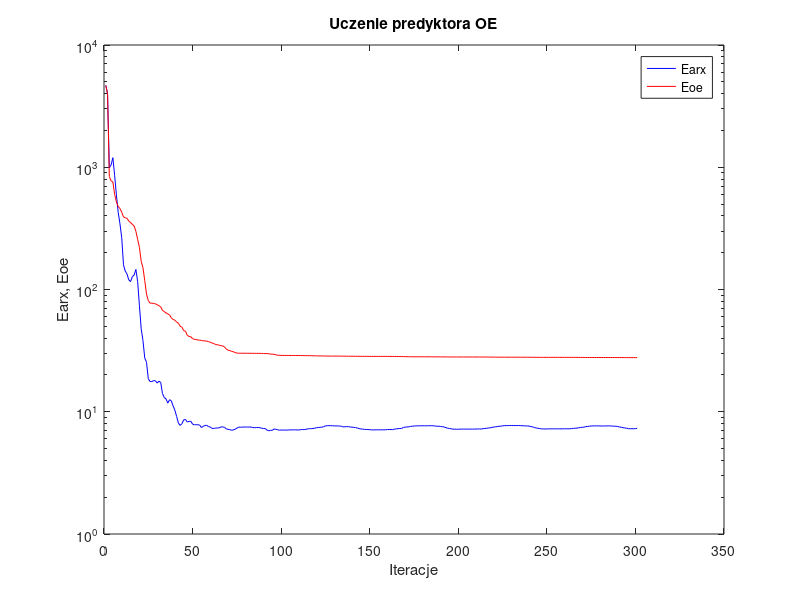
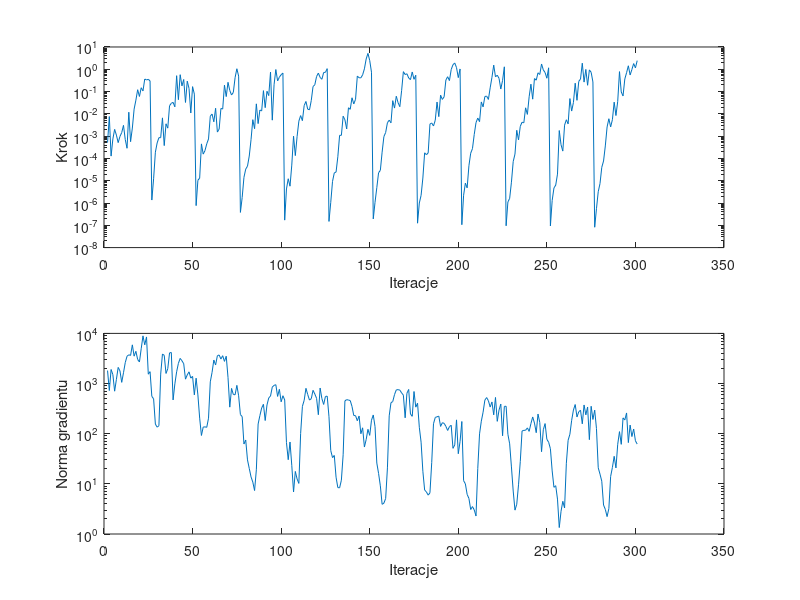

The MATLAB script that drew these images, in order:
%uczenie predyktora oe
clear all;
n=0; farx(n+1)=4.665853e+003; foe(n+1)=4.677540e+003; wspucz(n+1)=0.000000e+000; ng(n+1)=0.000000e+000;
%odnowa zmiennej metryki
n=1; farx(n+1)=4.024334e+003; foe(n+1)=3.987108e+003; krok(n+1)=5.113081e-004; ng(n+1)=1.813951e+003;
n=2; farx(n+1)=9.905605e+002; foe(n+1)=8.394121e+002; krok(n+1)=7.558357e-003; ng(n+1)=7.248714e+002;
n=3; farx(n+1)=1.043583e+003; foe(n+1)=7.735954e+002; krok(n+1)=1.274265e-004; ng(n+1)=1.906503e+003;
n=4; farx(n+1)=1.197922e+003; foe(n+1)=7.586368e+002; krok(n+1)=7.432430e-004; ng(n+1)=1.506579e+003;
n=5; farx(n+1)=8.583979e+002; foe(n+1)=5.996686e+002; krok(n+1)=2.011815e-003; ng(n+1)=7.039803e+002;
n=6; farx(n+1)=5.941880e+002; foe(n+1)=5.201514e+002; krok(n+1)=1.111417e-003; ng(n+1)=1.211380e+003;
n=7; farx(n+1)=4.286016e+002; foe(n+1)=4.788254e+002; krok(n+1)=5.126539e-004; ng(n+1)=2.098539e+003;
n=8; farx(n+1)=3.451916e+002; foe(n+1)=4.598329e+002; krok(n+1)=9.671447e-004; ng(n+1)=1.790612e+003;
n=9; farx(n+1)=2.653030e+002; foe(n+1)=4.284017e+002; krok(n+1)=1.442683e-003; ng(n+1)=1.056182e+003;
n=10; farx(n+1)=1.590490e+002; foe(n+1)=3.924425e+002; krok(n+1)=3.049962e-003; ng(n+1)=1.642995e+003;
n=11; farx(n+1)=1.413460e+002; foe(n+1)=3.857971e+002; krok(n+1)=7.046696e-004; ng(n+1)=2.620436e+003;
n=12; farx(n+1)=1.338564e+002; foe(n+1)=3.825189e+002; krok(n+1)=2.859446e-004; ng(n+1)=3.506549e+003;
n=13; farx(n+1)=1.197352e+002; foe(n+1)=3.622053e+002; krok(n+1)=1.184956e-002; ng(n+1)=3.743054e+003;
n=14; farx(n+1)=1.161094e+002; foe(n+1)=3.527766e+002; krok(n+1)=5.643882e-004; ng(n+1)=3.638174e+003;
n=15; farx(n+1)=1.276446e+002; foe(n+1)=3.406179e+002; krok(n+1)=2.316999e-003; ng(n+1)=5.911106e+003;
n=16; farx(n+1)=1.310570e+002; foe(n+1)=3.309508e+002; krok(n+1)=1.634950e-002; ng(n+1)=3.517696e+003;
n=17; farx(n+1)=1.459242e+002; foe(n+1)=2.992679e+002; krok(n+1)=4.111242e-002; ng(n+1)=4.392970e+003;
n=18; farx(n+1)=1.158236e+002; foe(n+1)=2.568386e+002; krok(n+1)=1.210679e-001; ng(n+1)=3.016792e+003;
n=19; farx(n+1)=7.370049e+001; foe(n+1)=2.208149e+002; krok(n+1)=6.024636e-002; ng(n+1)=2.689463e+003;
n=20; farx(n+1)=4.768321e+001; foe(n+1)=1.698591e+002; krok(n+1)=1.486329e-001; ng(n+1)=4.949771e+003;
n=21; farx(n+1)=3.814432e+001; foe(n+1)=1.510106e+002; krok(n+1)=1.067078e-001; ng(n+1)=8.928882e+003;
n=22; farx(n+1)=2.753693e+001; foe(n+1)=1.182198e+002; krok(n+1)=3.655615e-001; ng(n+1)=5.913041e+003;
n=23; farx(n+1)=2.537488e+001; foe(n+1)=9.180074e+001; krok(n+1)=3.319551e-001; ng(n+1)=8.500054e+003;
n=24; farx(n+1)=1.862906e+001; foe(n+1)=8.116001e+001; krok(n+1)=3.550835e-001; ng(n+1)=1.536681e+003;
n=25; farx(n+1)=1.766652e+001; foe(n+1)=7.738685e+001; krok(n+1)=3.005969e-001; ng(n+1)=1.727090e+003;
%odnowa zmiennej metryki
n=26; farx(n+1)=1.765234e+001; foe(n+1)=7.733687e+001; krok(n+1)=1.357816e-006; ng(n+1)=5.542490e+002;
n=27; farx(n+1)=1.798336e+001; foe(n+1)=7.689811e+001; krok(n+1)=1.219587e-005; ng(n+1)=4.963476e+002;
n=28; farx(n+1)=1.792861e+001; foe(n+1)=7.635609e+001; krok(n+1)=1.906434e-004; ng(n+1)=1.553186e+002;
n=29; farx(n+1)=1.718072e+001; foe(n+1)=7.521123e+001; krok(n+1)=4.966995e-004; ng(n+1)=1.349958e+002;
n=30; farx(n+1)=1.776512e+001; foe(n+1)=7.368937e+001; krok(n+1)=8.566255e-004; ng(n+1)=1.441859e+002;
n=31; farx(n+1)=1.740360e+001; foe(n+1)=7.222165e+001; krok(n+1)=8.522871e-004; ng(n+1)=1.543377e+003;
n=32; farx(n+1)=1.411540e+001; foe(n+1)=6.746674e+001; krok(n+1)=6.607631e-003; ng(n+1)=3.882985e+003;
n=33; farx(n+1)=1.306376e+001; foe(n+1)=6.606065e+001; krok(n+1)=3.766475e-004; ng(n+1)=3.652945e+003;
n=34; farx(n+1)=1.274462e+001; foe(n+1)=6.429713e+001; krok(n+1)=3.584297e-003; ng(n+1)=1.589440e+003;
n=35; farx(n+1)=1.176875e+001; foe(n+1)=6.310795e+001; krok(n+1)=2.286608e-003; ng(n+1)=1.979199e+003;
n=36; farx(n+1)=1.254863e+001; foe(n+1)=6.199352e+001; krok(n+1)=2.316852e-002; ng(n+1)=4.085911e+003;
n=37; farx(n+1)=1.227289e+001; foe(n+1)=5.869999e+001; krok(n+1)=2.972664e-002; ng(n+1)=4.162191e+003;
n=38; farx(n+1)=1.116309e+001; foe(n+1)=5.687693e+001; krok(n+1)=3.280985e-002; ng(n+1)=4.713917e+002;
n=39; farx(n+1)=1.029303e+001; foe(n+1)=5.615384e+001; krok(n+1)=2.067140e-002; ng(n+1)=9.861467e+002;
n=40; farx(n+1)=9.154090e+000; foe(n+1)=5.409963e+001; krok(n+1)=5.155493e-001; ng(n+1)=1.715951e+003;
n=41; farx(n+1)=8.084888e+000; foe(n+1)=5.301195e+001; krok(n+1)=4.331299e-002; ng(n+1)=2.531740e+003;
n=42; farx(n+1)=7.729590e+000; foe(n+1)=5.002479e+001; krok(n+1)=5.714745e-001; ng(n+1)=3.174880e+003;
n=43; farx(n+1)=7.983332e+000; foe(n+1)=4.917986e+001; krok(n+1)=1.794664e-001; ng(n+1)=2.850447e+003;
n=44; farx(n+1)=8.592271e+000; foe(n+1)=4.605225e+001; krok(n+1)=3.485301e-001; ng(n+1)=2.481209e+003;
n=45; farx(n+1)=8.648841e+000; foe(n+1)=4.559015e+001; krok(n+1)=3.245113e-002; ng(n+1)=1.223298e+003;
n=46; farx(n+1)=8.239803e+000; foe(n+1)=4.219214e+001; krok(n+1)=2.935451e-001; ng(n+1)=1.490923e+003;
n=47; farx(n+1)=8.340962e+000; foe(n+1)=4.128890e+001; krok(n+1)=1.383770e-001; ng(n+1)=1.711782e+003;
n=48; farx(n+1)=8.358040e+000; foe(n+1)=4.109039e+001; krok(n+1)=1.091588e-002; ng(n+1)=1.282220e+003;
n=49; farx(n+1)=7.924788e+000; foe(n+1)=3.962596e+001; krok(n+1)=1.664220e-001; ng(n+1)=1.391421e+003;
n=50; farx(n+1)=7.819109e+000; foe(n+1)=3.911494e+001; krok(n+1)=7.689657e-002; ng(n+1)=5.945150e+002;
%odnowa zmiennej metryki
n=51; farx(n+1)=7.832558e+000; foe(n+1)=3.896602e+001; krok(n+1)=7.645508e-007; ng(n+1)=1.279309e+003;
n=52; farx(n+1)=7.834253e+000; foe(n+1)=3.859723e+001; krok(n+1)=1.052881e-005; ng(n+1)=5.940285e+002;
n=53; farx(n+1)=7.779140e+000; foe(n+1)=3.852200e+001; krok(n+1)=1.308609e-005; ng(n+1)=2.043604e+002;
n=54; farx(n+1)=7.436137e+000; foe(n+1)=3.828011e+001; krok(n+1)=4.494798e-004; ng(n+1)=9.221828e+001;
n=55; farx(n+1)=7.587974e+000; foe(n+1)=3.807180e+001; krok(n+1)=1.563635e-004; ng(n+1)=1.354843e+002;
n=56; farx(n+1)=7.723219e+000; foe(n+1)=3.795802e+001; krok(n+1)=2.247378e-004; ng(n+1)=1.370003e+002;
n=57; farx(n+1)=7.749747e+000; foe(n+1)=3.783860e+001; krok(n+1)=4.526501e-004; ng(n+1)=1.340542e+002;
n=58; farx(n+1)=7.561232e+000; foe(n+1)=3.748223e+001; krok(n+1)=7.476124e-004; ng(n+1)=2.038633e+002;
n=59; farx(n+1)=7.506869e+000; foe(n+1)=3.702838e+001; krok(n+1)=7.883344e-003; ng(n+1)=1.082074e+003;
n=60; farx(n+1)=7.308026e+000; foe(n+1)=3.648386e+001; krok(n+1)=9.809382e-003; ng(n+1)=1.669143e+003;
n=61; farx(n+1)=7.307161e+000; foe(n+1)=3.615903e+001; krok(n+1)=4.403244e-003; ng(n+1)=2.941776e+003;
n=62; farx(n+1)=7.360956e+000; foe(n+1)=3.540794e+001; krok(n+1)=1.783149e-002; ng(n+1)=2.343835e+003;
n=63; farx(n+1)=7.354374e+000; foe(n+1)=3.537579e+001; krok(n+1)=1.524981e-003; ng(n+1)=3.592153e+003;
n=64; farx(n+1)=7.387994e+000; foe(n+1)=3.502051e+001; krok(n+1)=2.075244e-003; ng(n+1)=3.710809e+003;
n=65; farx(n+1)=7.511323e+000; foe(n+1)=3.470496e+001; krok(n+1)=1.750226e-002; ng(n+1)=3.084215e+003;
n=66; farx(n+1)=7.517110e+000; foe(n+1)=3.459455e+001; krok(n+1)=1.640492e-002; ng(n+1)=3.590949e+003;
n=67; farx(n+1)=7.468111e+000; foe(n+1)=3.390925e+001; krok(n+1)=1.940886e-001; ng(n+1)=2.766745e+003;
n=68; farx(n+1)=7.244395e+000; foe(n+1)=3.263711e+001; krok(n+1)=5.954236e-002; ng(n+1)=3.506536e+003;
n=69; farx(n+1)=7.179813e+000; foe(n+1)=3.188692e+001; krok(n+1)=2.601807e-001; ng(n+1)=1.324727e+003;
n=70; farx(n+1)=7.146622e+000; foe(n+1)=3.163751e+001; krok(n+1)=1.124683e-001; ng(n+1)=3.384797e+002;
n=71; farx(n+1)=7.050548e+000; foe(n+1)=3.123359e+001; krok(n+1)=6.995615e-002; ng(n+1)=8.000550e+002;
n=72; farx(n+1)=7.102045e+000; foe(n+1)=3.096868e+001; krok(n+1)=9.137743e-002; ng(n+1)=6.053009e+002;
n=73; farx(n+1)=7.191997e+000; foe(n+1)=3.051114e+001; krok(n+1)=4.228884e-001; ng(n+1)=5.967631e+002;
n=74; farx(n+1)=7.343332e+000; foe(n+1)=3.020289e+001; krok(n+1)=1.056270e+000; ng(n+1)=9.202192e+002;
n=75; farx(n+1)=7.479831e+000; foe(n+1)=3.011726e+001; krok(n+1)=4.936410e-001; ng(n+1)=5.701399e+002;
%odnowa zmiennej metryki
n=76; farx(n+1)=7.479693e+000; foe(n+1)=3.011494e+001; krok(n+1)=3.793929e-007; ng(n+1)=2.401606e+002;
n=77; farx(n+1)=7.480815e+000; foe(n+1)=3.010580e+001; krok(n+1)=1.771248e-006; ng(n+1)=2.196797e+002;
n=78; farx(n+1)=7.501151e+000; foe(n+1)=3.010049e+001; krok(n+1)=1.416371e-005; ng(n+1)=6.222483e+001;
n=79; farx(n+1)=7.504628e+000; foe(n+1)=3.008676e+001; krok(n+1)=3.315087e-005; ng(n+1)=7.474291e+001;
n=80; farx(n+1)=7.487435e+000; foe(n+1)=3.008403e+001; krok(n+1)=4.506169e-005; ng(n+1)=3.003312e+001;
n=81; farx(n+1)=7.503654e+000; foe(n+1)=3.008091e+001; krok(n+1)=1.287051e-004; ng(n+1)=2.026783e+001;
n=82; farx(n+1)=7.495552e+000; foe(n+1)=3.007696e+001; krok(n+1)=6.946998e-004; ng(n+1)=1.376101e+001;
n=83; farx(n+1)=7.429968e+000; foe(n+1)=3.005868e+001; krok(n+1)=5.485375e-003; ng(n+1)=1.084751e+001;
n=84; farx(n+1)=7.406013e+000; foe(n+1)=3.005294e+001; krok(n+1)=2.156451e-003; ng(n+1)=7.354237e+000;
n=85; farx(n+1)=7.426169e+000; foe(n+1)=3.003551e+001; krok(n+1)=2.811708e-002; ng(n+1)=1.906934e+001;
n=86; farx(n+1)=7.431505e+000; foe(n+1)=3.003030e+001; krok(n+1)=3.657312e-003; ng(n+1)=1.558643e+002;
n=87; farx(n+1)=7.412049e+000; foe(n+1)=3.002161e+001; krok(n+1)=1.488820e-002; ng(n+1)=2.298238e+002;
n=88; farx(n+1)=7.332981e+000; foe(n+1)=3.001223e+001; krok(n+1)=1.346946e-002; ng(n+1)=3.251693e+002;
n=89; farx(n+1)=7.290424e+000; foe(n+1)=2.993496e+001; krok(n+1)=1.101515e-001; ng(n+1)=3.856813e+002;
n=90; farx(n+1)=7.289687e+000; foe(n+1)=2.992712e+001; krok(n+1)=1.897240e-002; ng(n+1)=1.830830e+002;
n=91; farx(n+1)=7.078191e+000; foe(n+1)=2.988935e+001; krok(n+1)=1.031518e-001; ng(n+1)=3.735198e+002;
n=92; farx(n+1)=6.986404e+000; foe(n+1)=2.985238e+001; krok(n+1)=6.589702e-002; ng(n+1)=5.166992e+002;
n=93; farx(n+1)=7.044505e+000; foe(n+1)=2.960603e+001; krok(n+1)=7.491049e-001; ng(n+1)=5.642459e+002;
n=94; farx(n+1)=7.050191e+000; foe(n+1)=2.959853e+001; krok(n+1)=5.214412e-003; ng(n+1)=8.505766e+002;
n=95; farx(n+1)=7.222274e+000; foe(n+1)=2.949763e+001; krok(n+1)=2.022243e-001; ng(n+1)=9.192392e+002;
n=96; farx(n+1)=7.192152e+000; foe(n+1)=2.917684e+001; krok(n+1)=9.730681e-001; ng(n+1)=9.484404e+002;
n=97; farx(n+1)=7.130654e+000; foe(n+1)=2.906902e+001; krok(n+1)=3.005969e-001; ng(n+1)=5.535903e+002;
n=98; farx(n+1)=7.057321e+000; foe(n+1)=2.893467e+001; krok(n+1)=4.429176e-001; ng(n+1)=7.673667e+002;
n=99; farx(n+1)=7.096327e+000; foe(n+1)=2.890447e+001; krok(n+1)=5.695627e-001; ng(n+1)=4.326376e+002;
n=100; farx(n+1)=7.081931e+000; foe(n+1)=2.887906e+001; krok(n+1)=6.762233e-001; ng(n+1)=5.713888e+002;
%odnowa zmiennej metryki
n=101; farx(n+1)=7.081161e+000; foe(n+1)=2.887427e+001; krok(n+1)=1.708080e-007; ng(n+1)=4.715889e+002;
n=102; farx(n+1)=7.075515e+000; foe(n+1)=2.887198e+001; krok(n+1)=4.273013e-006; ng(n+1)=6.659110e+001;
n=103; farx(n+1)=7.084227e+000; foe(n+1)=2.887095e+001; krok(n+1)=1.225575e-005; ng(n+1)=3.031153e+001;
n=104; farx(n+1)=7.108570e+000; foe(n+1)=2.886843e+001; krok(n+1)=5.685733e-006; ng(n+1)=6.824129e+001;
n=105; farx(n+1)=7.108499e+000; foe(n+1)=2.886595e+001; krok(n+1)=5.019773e-005; ng(n+1)=2.342667e+001;
n=106; farx(n+1)=7.106659e+000; foe(n+1)=2.886282e+001; krok(n+1)=9.975011e-004; ng(n+1)=6.887674e+000;
n=107; farx(n+1)=7.111055e+000; foe(n+1)=2.886036e+001; krok(n+1)=1.340733e-004; ng(n+1)=1.768654e+001;
n=108; farx(n+1)=7.100232e+000; foe(n+1)=2.885496e+001; krok(n+1)=9.584745e-004; ng(n+1)=1.251539e+001;
n=109; farx(n+1)=7.089179e+000; foe(n+1)=2.883471e+001; krok(n+1)=4.708571e-003; ng(n+1)=1.020472e+001;
n=110; farx(n+1)=7.136519e+000; foe(n+1)=2.882022e+001; krok(n+1)=8.346822e-003; ng(n+1)=1.011209e+002;
n=111; farx(n+1)=7.154929e+000; foe(n+1)=2.881640e+001; krok(n+1)=4.952046e-003; ng(n+1)=3.514365e+002;
n=112; farx(n+1)=7.142387e+000; foe(n+1)=2.880241e+001; krok(n+1)=2.366211e-002; ng(n+1)=4.634241e+002;
n=113; farx(n+1)=7.181804e+000; foe(n+1)=2.877619e+001; krok(n+1)=3.595477e-002; ng(n+1)=8.035677e+002;
n=114; farx(n+1)=7.247129e+000; foe(n+1)=2.876638e+001; krok(n+1)=1.617035e-002; ng(n+1)=6.041848e+002;
n=115; farx(n+1)=7.263274e+000; foe(n+1)=2.875538e+001; krok(n+1)=1.522640e-002; ng(n+1)=4.682184e+002;
n=116; farx(n+1)=7.276697e+000; foe(n+1)=2.874368e+001; krok(n+1)=3.955518e-002; ng(n+1)=4.978608e+002;
n=117; farx(n+1)=7.294626e+000; foe(n+1)=2.870899e+001; krok(n+1)=1.677703e-001; ng(n+1)=7.327075e+002;
n=118; farx(n+1)=7.343933e+000; foe(n+1)=2.868220e+001; krok(n+1)=2.012417e-001; ng(n+1)=6.192477e+002;
n=119; farx(n+1)=7.407868e+000; foe(n+1)=2.864996e+001; krok(n+1)=4.747686e-001; ng(n+1)=5.079424e+002;
n=120; farx(n+1)=7.436548e+000; foe(n+1)=2.863322e+001; krok(n+1)=6.744582e-001; ng(n+1)=2.390721e+002;
n=121; farx(n+1)=7.453077e+000; foe(n+1)=2.862117e+001; krok(n+1)=4.321320e-001; ng(n+1)=8.140160e+002;
n=122; farx(n+1)=7.486228e+000; foe(n+1)=2.861138e+001; krok(n+1)=3.556863e-001; ng(n+1)=5.012216e+002;
n=123; farx(n+1)=7.546608e+000; foe(n+1)=2.859679e+001; krok(n+1)=7.178655e-001; ng(n+1)=3.829338e+002;
n=124; farx(n+1)=7.663105e+000; foe(n+1)=2.857459e+001; krok(n+1)=7.294970e-001; ng(n+1)=5.519848e+002;
n=125; farx(n+1)=7.689948e+000; foe(n+1)=2.853897e+001; krok(n+1)=1.065517e+000; ng(n+1)=5.610659e+002;
%odnowa zmiennej metryki
n=126; farx(n+1)=7.690298e+000; foe(n+1)=2.853818e+001; krok(n+1)=1.494425e-007; ng(n+1)=2.180646e+002;
n=127; farx(n+1)=7.691019e+000; foe(n+1)=2.853791e+001; krok(n+1)=1.067446e-006; ng(n+1)=4.622695e+001;
n=128; farx(n+1)=7.691355e+000; foe(n+1)=2.853683e+001; krok(n+1)=9.309975e-006; ng(n+1)=3.334312e+001;
n=129; farx(n+1)=7.656282e+000; foe(n+1)=2.853236e+001; krok(n+1)=2.254192e-005; ng(n+1)=3.680917e+001;
n=130; farx(n+1)=7.661102e+000; foe(n+1)=2.853200e+001; krok(n+1)=2.444110e-005; ng(n+1)=1.356660e+001;
n=131; farx(n+1)=7.655292e+000; foe(n+1)=2.853136e+001; krok(n+1)=1.191612e-004; ng(n+1)=8.414530e+000;
n=132; farx(n+1)=7.639266e+000; foe(n+1)=2.852626e+001; krok(n+1)=1.088038e-003; ng(n+1)=8.340317e+000;
n=133; farx(n+1)=7.611074e+000; foe(n+1)=2.851670e+001; krok(n+1)=1.088038e-003; ng(n+1)=1.183030e+001;
n=134; farx(n+1)=7.511355e+000; foe(n+1)=2.848806e+001; krok(n+1)=7.859971e-003; ng(n+1)=3.805421e+001;
n=135; farx(n+1)=7.539668e+000; foe(n+1)=2.847912e+001; krok(n+1)=5.414124e-003; ng(n+1)=4.518923e+002;
n=136; farx(n+1)=7.551266e+000; foe(n+1)=2.847674e+001; krok(n+1)=2.100547e-003; ng(n+1)=4.776242e+002;
n=137; farx(n+1)=7.558245e+000; foe(n+1)=2.847115e+001; krok(n+1)=1.877194e-002; ng(n+1)=4.686531e+002;
n=138; farx(n+1)=7.503372e+000; foe(n+1)=2.846259e+001; krok(n+1)=1.600678e-002; ng(n+1)=4.580781e+002;
n=139; farx(n+1)=7.481163e+000; foe(n+1)=2.844374e+001; krok(n+1)=5.266571e-002; ng(n+1)=3.492548e+002;
n=140; farx(n+1)=7.450346e+000; foe(n+1)=2.843484e+001; krok(n+1)=2.788482e-002; ng(n+1)=2.306772e+002;
n=141; farx(n+1)=7.419163e+000; foe(n+1)=2.843010e+001; krok(n+1)=4.502187e-002; ng(n+1)=2.288276e+002;
n=142; farx(n+1)=7.363298e+000; foe(n+1)=2.841679e+001; krok(n+1)=4.938403e-001; ng(n+1)=1.813491e+002;
n=143; farx(n+1)=7.282366e+000; foe(n+1)=2.840194e+001; krok(n+1)=4.164005e-001; ng(n+1)=2.249503e+002;
n=144; farx(n+1)=7.234547e+000; foe(n+1)=2.839227e+001; krok(n+1)=4.126070e-001; ng(n+1)=9.987203e+001;
n=145; farx(n+1)=7.202745e+000; foe(n+1)=2.838977e+001; krok(n+1)=5.636152e-001; ng(n+1)=1.310574e+002;
n=146; farx(n+1)=7.180525e+000; foe(n+1)=2.838811e+001; krok(n+1)=1.045307e+000; ng(n+1)=5.424203e+001;
n=147; farx(n+1)=7.160855e+000; foe(n+1)=2.838650e+001; krok(n+1)=2.909207e+000; ng(n+1)=7.649594e+001;
n=148; farx(n+1)=7.155223e+000; foe(n+1)=2.838216e+001; krok(n+1)=5.159582e+000; ng(n+1)=1.222630e+002;
n=149; farx(n+1)=7.135654e+000; foe(n+1)=2.837348e+001; krok(n+1)=2.472812e+000; ng(n+1)=9.258503e+001;
n=150; farx(n+1)=7.108548e+000; foe(n+1)=2.836925e+001; krok(n+1)=7.386536e-001; ng(n+1)=1.858538e+002;
%odnowa zmiennej metryki
n=151; farx(n+1)=7.108448e+000; foe(n+1)=2.836807e+001; krok(n+1)=1.938318e-007; ng(n+1)=2.364945e+002;
n=152; farx(n+1)=7.110455e+000; foe(n+1)=2.836563e+001; krok(n+1)=1.079046e-006; ng(n+1)=1.384670e+002;
n=153; farx(n+1)=7.114677e+000; foe(n+1)=2.836531e+001; krok(n+1)=4.886358e-006; ng(n+1)=2.604671e+001;
n=154; farx(n+1)=7.118043e+000; foe(n+1)=2.836473e+001; krok(n+1)=2.282707e-005; ng(n+1)=1.613862e+001;
n=155; farx(n+1)=7.112317e+000; foe(n+1)=2.836448e+001; krok(n+1)=2.921834e-005; ng(n+1)=9.120367e+000;
n=156; farx(n+1)=7.117152e+000; foe(n+1)=2.836428e+001; krok(n+1)=1.910401e-004; ng(n+1)=3.904708e+000;
n=157; farx(n+1)=7.112432e+000; foe(n+1)=2.836317e+001; krok(n+1)=9.540187e-004; ng(n+1)=4.129239e+000;
n=158; farx(n+1)=7.124494e+000; foe(n+1)=2.836011e+001; krok(n+1)=1.463096e-003; ng(n+1)=5.116919e+000;
n=159; farx(n+1)=7.145031e+000; foe(n+1)=2.835065e+001; krok(n+1)=4.008930e-003; ng(n+1)=2.083677e+001;
n=160; farx(n+1)=7.157804e+000; foe(n+1)=2.834617e+001; krok(n+1)=5.214412e-003; ng(n+1)=2.272789e+002;
n=161; farx(n+1)=7.153166e+000; foe(n+1)=2.834512e+001; krok(n+1)=3.966104e-003; ng(n+1)=4.157810e+002;
n=162; farx(n+1)=7.139815e+000; foe(n+1)=2.834122e+001; krok(n+1)=3.911298e-002; ng(n+1)=4.368799e+002;
n=163; farx(n+1)=7.206229e+000; foe(n+1)=2.833446e+001; krok(n+1)=1.815661e-002; ng(n+1)=6.026735e+002;
n=164; farx(n+1)=7.247420e+000; foe(n+1)=2.831347e+001; krok(n+1)=6.170195e-002; ng(n+1)=7.476012e+002;
n=165; farx(n+1)=7.273694e+000; foe(n+1)=2.830511e+001; krok(n+1)=3.172883e-002; ng(n+1)=7.565133e+002;
n=166; farx(n+1)=7.300399e+000; foe(n+1)=2.829862e+001; krok(n+1)=2.096657e-002; ng(n+1)=7.382507e+002;
n=167; farx(n+1)=7.299543e+000; foe(n+1)=2.828383e+001; krok(n+1)=1.093143e-001; ng(n+1)=6.524405e+002;
n=168; farx(n+1)=7.441909e+000; foe(n+1)=2.825331e+001; krok(n+1)=7.832156e-001; ng(n+1)=5.858900e+002;
n=169; farx(n+1)=7.485168e+000; foe(n+1)=2.823970e+001; krok(n+1)=5.788951e-001; ng(n+1)=2.074692e+002;
n=170; farx(n+1)=7.507902e+000; foe(n+1)=2.821810e+001; krok(n+1)=6.293018e-001; ng(n+1)=6.402346e+002;
n=171; farx(n+1)=7.532689e+000; foe(n+1)=2.820698e+001; krok(n+1)=4.063898e-001; ng(n+1)=7.634683e+002;
n=172; farx(n+1)=7.577100e+000; foe(n+1)=2.819555e+001; krok(n+1)=3.427774e-001; ng(n+1)=2.471349e+002;
n=173; farx(n+1)=7.625084e+000; foe(n+1)=2.817614e+001; krok(n+1)=7.571530e-001; ng(n+1)=2.222341e+002;
n=174; farx(n+1)=7.637746e+000; foe(n+1)=2.816967e+001; krok(n+1)=3.550835e-001; ng(n+1)=6.941484e+002;
n=175; farx(n+1)=7.666878e+000; foe(n+1)=2.816116e+001; krok(n+1)=5.403833e-001; ng(n+1)=3.384441e+002;
%odnowa zmiennej metryki
n=176; farx(n+1)=7.667470e+000; foe(n+1)=2.815868e+001; krok(n+1)=1.244400e-007; ng(n+1)=4.058005e+002;
n=177; farx(n+1)=7.669501e+000; foe(n+1)=2.815687e+001; krok(n+1)=9.998608e-007; ng(n+1)=1.341702e+002;
n=178; farx(n+1)=7.678116e+000; foe(n+1)=2.815579e+001; krok(n+1)=2.207467e-006; ng(n+1)=6.775756e+001;
n=179; farx(n+1)=7.684484e+000; foe(n+1)=2.815541e+001; krok(n+1)=1.321254e-005; ng(n+1)=1.783247e+001;
n=180; farx(n+1)=7.677358e+000; foe(n+1)=2.815447e+001; krok(n+1)=1.784716e-004; ng(n+1)=7.542847e+000;
n=181; farx(n+1)=7.673702e+000; foe(n+1)=2.815388e+001; krok(n+1)=1.464903e-004; ng(n+1)=6.900505e+000;
n=182; farx(n+1)=7.681275e+000; foe(n+1)=2.815351e+001; krok(n+1)=1.767236e-004; ng(n+1)=5.956993e+000;
n=183; farx(n+1)=7.689051e+000; foe(n+1)=2.814496e+001; krok(n+1)=3.473809e-003; ng(n+1)=6.623888e+000;
n=184; farx(n+1)=7.689714e+000; foe(n+1)=2.813433e+001; krok(n+1)=3.910756e-003; ng(n+1)=2.648525e+001;
n=185; farx(n+1)=7.676409e+000; foe(n+1)=2.813077e+001; krok(n+1)=2.849598e-003; ng(n+1)=1.579989e+002;
n=186; farx(n+1)=7.642090e+000; foe(n+1)=2.812878e+001; krok(n+1)=5.173682e-003; ng(n+1)=2.109145e+002;
n=187; farx(n+1)=7.610880e+000; foe(n+1)=2.812540e+001; krok(n+1)=3.389322e-002; ng(n+1)=2.173033e+002;
n=188; farx(n+1)=7.619067e+000; foe(n+1)=2.812318e+001; krok(n+1)=7.505960e-003; ng(n+1)=2.240506e+002;
n=189; farx(n+1)=7.577188e+000; foe(n+1)=2.811625e+001; krok(n+1)=6.899709e-002; ng(n+1)=1.397116e+002;
n=190; farx(n+1)=7.545089e+000; foe(n+1)=2.810494e+001; krok(n+1)=4.438543e-002; ng(n+1)=1.656815e+002;
n=191; farx(n+1)=7.508270e+000; foe(n+1)=2.810166e+001; krok(n+1)=5.801457e-002; ng(n+1)=1.610264e+002;
n=192; farx(n+1)=7.415087e+000; foe(n+1)=2.808983e+001; krok(n+1)=3.307424e-001; ng(n+1)=1.400661e+002;
n=193; farx(n+1)=7.326541e+000; foe(n+1)=2.807885e+001; krok(n+1)=4.635137e-001; ng(n+1)=1.160388e+002;
n=194; farx(n+1)=7.294219e+000; foe(n+1)=2.807304e+001; krok(n+1)=3.103642e-001; ng(n+1)=1.382057e+002;
n=195; farx(n+1)=7.262688e+000; foe(n+1)=2.806785e+001; krok(n+1)=9.775646e-001; ng(n+1)=1.473469e+002;
n=196; farx(n+1)=7.196050e+000; foe(n+1)=2.806320e+001; krok(n+1)=1.601772e+000; ng(n+1)=5.105897e+001;
n=197; farx(n+1)=7.211953e+000; foe(n+1)=2.805854e+001; krok(n+1)=1.914853e+000; ng(n+1)=5.985344e+001;
n=198; farx(n+1)=7.194080e+000; foe(n+1)=2.805544e+001; krok(n+1)=1.189931e+000; ng(n+1)=1.886377e+002;
n=199; farx(n+1)=7.189797e+000; foe(n+1)=2.805390e+001; krok(n+1)=4.228884e-001; ng(n+1)=3.989762e+001;
n=200; farx(n+1)=7.214368e+000; foe(n+1)=2.805133e+001; krok(n+1)=1.033731e+000; ng(n+1)=7.020124e+001;
%odnowa zmiennej metryki
n=201; farx(n+1)=7.214147e+000; foe(n+1)=2.805093e+001; krok(n+1)=1.062719e-007; ng(n+1)=1.750927e+002;
n=202; farx(n+1)=7.213661e+000; foe(n+1)=2.805090e+001; krok(n+1)=2.233942e-006; ng(n+1)=1.157941e+001;
n=203; farx(n+1)=7.211309e+000; foe(n+1)=2.805083e+001; krok(n+1)=7.792977e-006; ng(n+1)=9.994969e+000;
n=204; farx(n+1)=7.209819e+000; foe(n+1)=2.805081e+001; krok(n+1)=4.789737e-006; ng(n+1)=6.156887e+000;
n=205; farx(n+1)=7.210889e+000; foe(n+1)=2.805071e+001; krok(n+1)=4.705554e-005; ng(n+1)=5.124106e+000;
n=206; farx(n+1)=7.214323e+000; foe(n+1)=2.805056e+001; krok(n+1)=1.714180e-004; ng(n+1)=3.077417e+000;
n=207; farx(n+1)=7.210116e+000; foe(n+1)=2.805025e+001; krok(n+1)=2.752027e-004; ng(n+1)=3.520779e+000;
n=208; farx(n+1)=7.217380e+000; foe(n+1)=2.804932e+001; krok(n+1)=1.186919e-003; ng(n+1)=3.026460e+000;
n=209; farx(n+1)=7.223018e+000; foe(n+1)=2.804766e+001; krok(n+1)=4.038010e-003; ng(n+1)=2.283838e+000;
n=210; farx(n+1)=7.229252e+000; foe(n+1)=2.804503e+001; krok(n+1)=6.480489e-003; ng(n+1)=2.036977e+001;
n=211; farx(n+1)=7.236664e+000; foe(n+1)=2.804337e+001; krok(n+1)=4.473296e-003; ng(n+1)=9.931361e+001;
n=212; farx(n+1)=7.221634e+000; foe(n+1)=2.804190e+001; krok(n+1)=3.426151e-002; ng(n+1)=1.778210e+002;
n=213; farx(n+1)=7.271053e+000; foe(n+1)=2.803835e+001; krok(n+1)=2.054980e-002; ng(n+1)=2.682588e+002;
n=214; farx(n+1)=7.296459e+000; foe(n+1)=2.803341e+001; krok(n+1)=5.983917e-002; ng(n+1)=4.672767e+002;
n=215; farx(n+1)=7.326483e+000; foe(n+1)=2.802212e+001; krok(n+1)=6.252611e-002; ng(n+1)=5.253899e+002;
n=216; farx(n+1)=7.360105e+000; foe(n+1)=2.801799e+001; krok(n+1)=4.438543e-002; ng(n+1)=4.537112e+002;
n=217; farx(n+1)=7.388659e+000; foe(n+1)=2.800549e+001; krok(n+1)=1.471339e-001; ng(n+1)=3.398925e+002;
n=218; farx(n+1)=7.437905e+000; foe(n+1)=2.799133e+001; krok(n+1)=4.352152e-001; ng(n+1)=4.297808e+002;
n=219; farx(n+1)=7.507131e+000; foe(n+1)=2.797655e+001; krok(n+1)=1.535939e+000; ng(n+1)=2.378973e+002;
n=220; farx(n+1)=7.525186e+000; foe(n+1)=2.796622e+001; krok(n+1)=4.572701e-001; ng(n+1)=5.283843e+002;
n=221; farx(n+1)=7.567386e+000; foe(n+1)=2.795898e+001; krok(n+1)=5.422916e-001; ng(n+1)=1.763618e+002;
n=222; farx(n+1)=7.603427e+000; foe(n+1)=2.795374e+001; krok(n+1)=3.923690e-001; ng(n+1)=2.967922e+002;
n=223; farx(n+1)=7.634433e+000; foe(n+1)=2.794961e+001; krok(n+1)=1.300618e-001; ng(n+1)=3.899200e+002;
n=224; farx(n+1)=7.654162e+000; foe(n+1)=2.794634e+001; krok(n+1)=3.160606e-001; ng(n+1)=9.097236e+001;
n=225; farx(n+1)=7.702023e+000; foe(n+1)=2.793718e+001; krok(n+1)=1.289896e+000; ng(n+1)=3.500934e+002;
%odnowa zmiennej metryki
n=226; farx(n+1)=7.702523e+000; foe(n+1)=2.793582e+001; krok(n+1)=9.529678e-008; ng(n+1)=3.530161e+002;
n=227; farx(n+1)=7.705202e+000; foe(n+1)=2.793465e+001; krok(n+1)=1.110414e-006; ng(n+1)=9.735570e+001;
n=228; farx(n+1)=7.712655e+000; foe(n+1)=2.793391e+001; krok(n+1)=1.623756e-006; ng(n+1)=6.276620e+001;
n=229; farx(n+1)=7.718078e+000; foe(n+1)=2.793347e+001; krok(n+1)=8.600086e-006; ng(n+1)=2.174693e+001;
n=230; farx(n+1)=7.708069e+000; foe(n+1)=2.793303e+001; krok(n+1)=7.257464e-005; ng(n+1)=7.182031e+000;
n=231; farx(n+1)=7.709567e+000; foe(n+1)=2.793293e+001; krok(n+1)=1.562643e-004; ng(n+1)=2.991415e+000;
n=232; farx(n+1)=7.708576e+000; foe(n+1)=2.793062e+001; krok(n+1)=1.830478e-003; ng(n+1)=3.918812e+000;
n=233; farx(n+1)=7.714425e+000; foe(n+1)=2.792812e+001; krok(n+1)=6.767654e-004; ng(n+1)=9.563503e+000;
n=234; farx(n+1)=7.704910e+000; foe(n+1)=2.792253e+001; krok(n+1)=2.774090e-003; ng(n+1)=2.807009e+001;
n=235; farx(n+1)=7.690168e+000; foe(n+1)=2.792058e+001; krok(n+1)=4.213325e-003; ng(n+1)=1.131410e+002;
n=236; farx(n+1)=7.681819e+000; foe(n+1)=2.792004e+001; krok(n+1)=3.966104e-003; ng(n+1)=1.165222e+002;
n=237; farx(n+1)=7.648613e+000; foe(n+1)=2.791856e+001; krok(n+1)=1.865271e-002; ng(n+1)=1.172033e+002;
n=238; farx(n+1)=7.658841e+000; foe(n+1)=2.791716e+001; krok(n+1)=9.454744e-003; ng(n+1)=1.305640e+002;
n=239; farx(n+1)=7.633958e+000; foe(n+1)=2.791486e+001; krok(n+1)=5.857529e-002; ng(n+1)=1.113838e+002;
n=240; farx(n+1)=7.565222e+000; foe(n+1)=2.789832e+001; krok(n+1)=2.144024e-001; ng(n+1)=1.590430e+002;
n=241; farx(n+1)=7.515668e+000; foe(n+1)=2.789392e+001; krok(n+1)=4.560093e-002; ng(n+1)=2.157607e+002;
n=242; farx(n+1)=7.429647e+000; foe(n+1)=2.788372e+001; krok(n+1)=3.839848e-001; ng(n+1)=1.629928e+002;
n=243; farx(n+1)=7.362501e+000; foe(n+1)=2.787699e+001; krok(n+1)=3.240219e-001; ng(n+1)=1.047633e+002;
n=244; farx(n+1)=7.322531e+000; foe(n+1)=2.787027e+001; krok(n+1)=6.954939e-001; ng(n+1)=2.465144e+002;
n=245; farx(n+1)=7.294502e+000; foe(n+1)=2.786550e+001; krok(n+1)=5.824576e-001; ng(n+1)=1.672805e+002;
n=246; farx(n+1)=7.234695e+000; foe(n+1)=2.785949e+001; krok(n+1)=1.727068e+000; ng(n+1)=4.375073e+001;
n=247; farx(n+1)=7.243124e+000; foe(n+1)=2.785692e+001; krok(n+1)=9.372047e-001; ng(n+1)=1.201877e+002;
n=248; farx(n+1)=7.229896e+000; foe(n+1)=2.785562e+001; krok(n+1)=7.113726e-001; ng(n+1)=1.591994e+002;
n=249; farx(n+1)=7.231877e+000; foe(n+1)=2.785478e+001; krok(n+1)=3.963765e-001; ng(n+1)=7.727353e+001;
n=250; farx(n+1)=7.247324e+000; foe(n+1)=2.785347e+001; krok(n+1)=1.164353e+000; ng(n+1)=6.760785e+001;
%odnowa zmiennej metryki
n=251; farx(n+1)=7.247305e+000; foe(n+1)=2.785344e+001; krok(n+1)=9.384149e-008; ng(n+1)=5.015920e+001;
n=252; farx(n+1)=7.247813e+000; foe(n+1)=2.785340e+001; krok(n+1)=1.302477e-006; ng(n+1)=1.809697e+001;
n=253; farx(n+1)=7.249598e+000; foe(n+1)=2.785335e+001; krok(n+1)=4.725500e-006; ng(n+1)=8.528933e+000;
n=254; farx(n+1)=7.249635e+000; foe(n+1)=2.785329e+001; krok(n+1)=6.370154e-006; ng(n+1)=9.187824e+000;
n=255; farx(n+1)=7.246302e+000; foe(n+1)=2.785324e+001; krok(n+1)=1.977673e-005; ng(n+1)=4.965715e+000;
n=256; farx(n+1)=7.247197e+000; foe(n+1)=2.785294e+001; krok(n+1)=1.786250e-003; ng(n+1)=1.344383e+000;
n=257; farx(n+1)=7.245901e+000; foe(n+1)=2.785264e+001; krok(n+1)=4.129769e-004; ng(n+1)=2.834431e+000;
n=258; farx(n+1)=7.251901e+000; foe(n+1)=2.785230e+001; krok(n+1)=2.135248e-004; ng(n+1)=4.489742e+000;
n=259; farx(n+1)=7.254819e+000; foe(n+1)=2.785108e+001; krok(n+1)=3.113587e-003; ng(n+1)=3.305682e+000;
n=260; farx(n+1)=7.255294e+000; foe(n+1)=2.784965e+001; krok(n+1)=5.433546e-003; ng(n+1)=2.577168e+001;
n=261; farx(n+1)=7.257768e+000; foe(n+1)=2.784916e+001; krok(n+1)=3.544455e-003; ng(n+1)=7.404834e+001;
n=262; farx(n+1)=7.251351e+000; foe(n+1)=2.784805e+001; krok(n+1)=4.842911e-002; ng(n+1)=9.751283e+001;
n=263; farx(n+1)=7.290192e+000; foe(n+1)=2.784664e+001; krok(n+1)=1.333847e-002; ng(n+1)=1.850176e+002;
n=264; farx(n+1)=7.304359e+000; foe(n+1)=2.784505e+001; krok(n+1)=3.243320e-002; ng(n+1)=2.967409e+002;
n=265; farx(n+1)=7.342240e+000; foe(n+1)=2.783861e+001; krok(n+1)=2.373843e-001; ng(n+1)=3.817162e+002;
n=266; farx(n+1)=7.337226e+000; foe(n+1)=2.783593e+001; krok(n+1)=4.048730e-002; ng(n+1)=2.156076e+002;
n=267; farx(n+1)=7.399552e+000; foe(n+1)=2.782495e+001; krok(n+1)=2.857373e-001; ng(n+1)=2.731211e+002;
n=268; farx(n+1)=7.439394e+000; foe(n+1)=2.781808e+001; krok(n+1)=3.655097e-001; ng(n+1)=2.943472e+002;
n=269; farx(n+1)=7.467164e+000; foe(n+1)=2.780698e+001; krok(n+1)=1.874409e+000; ng(n+1)=1.574114e+002;
n=270; farx(n+1)=7.476945e+000; foe(n+1)=2.780447e+001; krok(n+1)=2.658374e-001; ng(n+1)=3.739803e+002;
n=271; farx(n+1)=7.570673e+000; foe(n+1)=2.779712e+001; krok(n+1)=9.846165e-001; ng(n+1)=2.375334e+002;
n=272; farx(n+1)=7.581551e+000; foe(n+1)=2.779531e+001; krok(n+1)=1.914145e-001; ng(n+1)=3.405090e+002;
n=273; farx(n+1)=7.617598e+000; foe(n+1)=2.779052e+001; krok(n+1)=9.372047e-001; ng(n+1)=7.608327e+001;
n=274; farx(n+1)=7.649362e+000; foe(n+1)=2.778650e+001; krok(n+1)=7.310195e-001; ng(n+1)=3.523808e+002;
n=275; farx(n+1)=7.663145e+000; foe(n+1)=2.778481e+001; krok(n+1)=2.701916e-001; ng(n+1)=1.922774e+002;
%odnowa zmiennej metryki
n=276; farx(n+1)=7.663109e+000; foe(n+1)=2.778386e+001; krok(n+1)=8.192372e-008; ng(n+1)=2.952516e+002;
n=277; farx(n+1)=7.661093e+000; foe(n+1)=2.778303e+001; krok(n+1)=5.552069e-007; ng(n+1)=1.270835e+002;
n=278; farx(n+1)=7.660838e+000; foe(n+1)=2.778285e+001; krok(n+1)=3.213736e-006; ng(n+1)=2.091893e+001;
n=279; farx(n+1)=7.653318e+000; foe(n+1)=2.778266e+001; krok(n+1)=7.471755e-006; ng(n+1)=1.560568e+001;
n=280; farx(n+1)=7.647682e+000; foe(n+1)=2.778222e+001; krok(n+1)=3.999817e-005; ng(n+1)=1.129609e+001;
n=281; farx(n+1)=7.649268e+000; foe(n+1)=2.778214e+001; krok(n+1)=7.657542e-005; ng(n+1)=3.782752e+000;
n=282; farx(n+1)=7.652065e+000; foe(n+1)=2.778196e+001; krok(n+1)=3.647778e-004; ng(n+1)=3.100005e+000;
n=283; farx(n+1)=7.660719e+000; foe(n+1)=2.778100e+001; krok(n+1)=2.583925e-003; ng(n+1)=2.223415e+000;
n=284; farx(n+1)=7.665406e+000; foe(n+1)=2.777899e+001; krok(n+1)=6.042575e-003; ng(n+1)=3.219985e+000;
n=285; farx(n+1)=7.657141e+000; foe(n+1)=2.777783e+001; krok(n+1)=2.598953e-003; ng(n+1)=1.404843e+001;
n=286; farx(n+1)=7.632947e+000; foe(n+1)=2.777717e+001; krok(n+1)=5.478088e-003; ng(n+1)=2.124995e+001;
n=287; farx(n+1)=7.617874e+000; foe(n+1)=2.777622e+001; krok(n+1)=3.351559e-002; ng(n+1)=3.541772e+001;
n=288; farx(n+1)=7.604535e+000; foe(n+1)=2.777506e+001; krok(n+1)=8.403478e-003; ng(n+1)=2.078780e+001;
n=289; farx(n+1)=7.588899e+000; foe(n+1)=2.777401e+001; krok(n+1)=3.638604e-002; ng(n+1)=6.154898e+001;
n=290; farx(n+1)=7.494549e+000; foe(n+1)=2.776068e+001; krok(n+1)=7.847380e-001; ng(n+1)=1.100206e+002;
n=291; farx(n+1)=7.475582e+000; foe(n+1)=2.775745e+001; krok(n+1)=9.595947e-002; ng(n+1)=6.135178e+001;
n=292; farx(n+1)=7.408859e+000; foe(n+1)=2.775226e+001; krok(n+1)=6.345427e-002; ng(n+1)=2.066566e+002;
n=293; farx(n+1)=7.370278e+000; foe(n+1)=2.774740e+001; krok(n+1)=3.655097e-001; ng(n+1)=1.879820e+002;
n=294; farx(n+1)=7.334096e+000; foe(n+1)=2.773862e+001; krok(n+1)=7.011953e-001; ng(n+1)=2.592337e+002;
n=295; farx(n+1)=7.273088e+000; foe(n+1)=2.773376e+001; krok(n+1)=1.435731e+000; ng(n+1)=6.644644e+001;
n=296; farx(n+1)=7.261436e+000; foe(n+1)=2.773249e+001; krok(n+1)=5.556839e-001; ng(n+1)=1.485388e+002;
n=297; farx(n+1)=7.270096e+000; foe(n+1)=2.773152e+001; krok(n+1)=9.744898e-001; ng(n+1)=8.771382e+001;
n=298; farx(n+1)=7.265889e+000; foe(n+1)=2.773065e+001; krok(n+1)=1.800219e+000; ng(n+1)=1.238649e+002;
n=299; farx(n+1)=7.272737e+000; foe(n+1)=2.772997e+001; krok(n+1)=1.154088e+000; ng(n+1)=7.223061e+001;
n=300; farx(n+1)=7.328313e+000; foe(n+1)=2.772811e+001; krok(n+1)=2.446161e+000; ng(n+1)=6.200856e+001;

figure; semilogy(farx,'b'); hold on; semilogy(foe,'r'); xlabel('Iteracje'); ylabel('Earx, Eoe'); legend('Earx','Eoe'); title('Uczenie predyktora OE');
figure; subplot(2,1,1); semilogy(krok); xlabel('Iteracje'); ylabel('Krok');
subplot(2,1,2); semilogy(ng); xlabel('Iteracje'); ylabel('Norma gradientu');
Earx=farx(n+1)
Eoe=foe(n+1)
